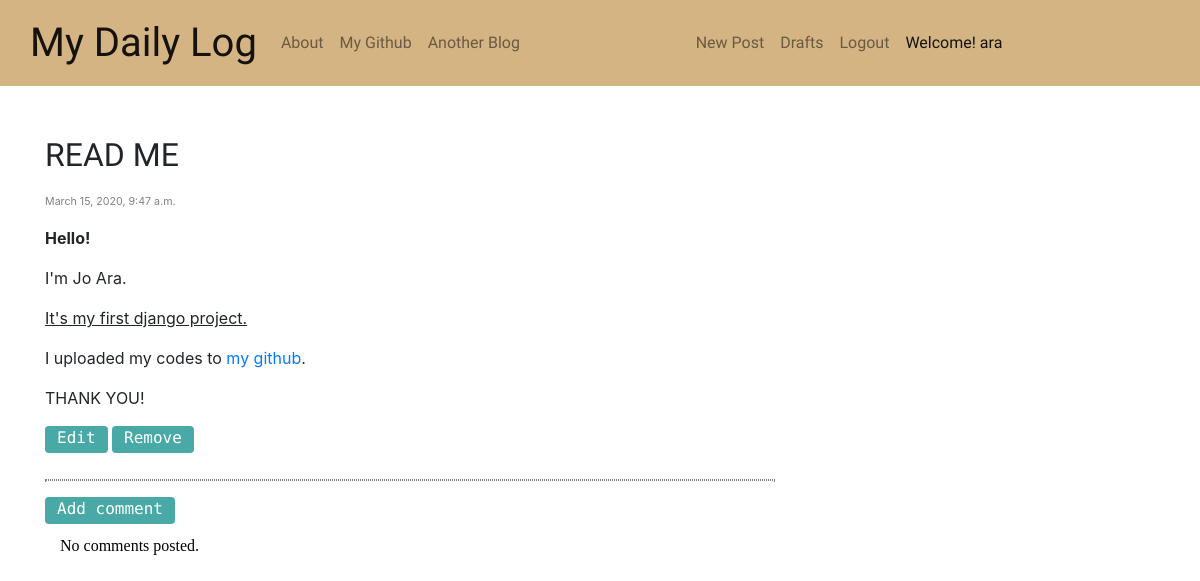
The page /post/34/ (signed in) on the database its author committed.
### blog/models.py (models this page shows, shortened)
class Post(models.Model): # Post는 author, title, text, created_date, published_date로 구성된다.
    author=models.ForeignKey('auth.User', on_delete=models.CASCADE) # author는 파이썬 auth에 있는 User를 외래키로 사용한다.
    title=models.CharField(max_length=200)
    text=models.TextField()
    created_date=models.DateTimeField(default=timezone.now) # created_date는 기본적으로 현재 시간으로 지정된다.
    published_date=models.DateTimeField(blank=True, null=True) # published_date는 후에 publish버튼을 누르면 시간이 지정된다.

### blog/views.py (the view)
# urls.py: path('post/<int:pk>/', views.PostDetailView.as_view(), name='post_detail'),
class PostDetailView(DetailView): # Post detail을 보여주는 view
    model=Post

### blog/templates/blog/post_detail.html
{% extends 'blog/home.html' %}
{% block content %}
<div class="centerstage">
  <h2 class='posttitle'>{{ post.title }}</h2>
  {% if post.published_date %}
    <div class="date postdate">
      {{ post.published_date }}
    </div>
  {% else %}
    <a class="btn btn-primary" href="{% url 'post_publish' pk=post.pk %}">Publish</a>
  {% endif %}
  <p>{{ post.text|safe|linebreaksbr }}</p>
  {% if user.is_authenticated %}
      <a class="btn btn-primary" href="{% url 'post_edit' pk=post.pk %}">Edit</a>
      <a class="btn btn-primary" href="{% url 'post_remove' pk=post.pk %}">Remove</a>
  {% endif %}
<hr>
  <a class="btn btn-primary" href="{% url 'add_comment_to_post' pk=post.pk %}">Add comment</a>
  <div class="container">
    {% for comment in post.comments.all %}
    <br>
    {% if user.is_authenticated or comment.approved_comment %}
    <p class="commentstart"><strong>{{ comment.author }}</strong></p>
      <div class="container">
        {{ comment.text|safe|linebreaks }}
      </div>
      <div class="date postdate">
        {{ comment.created_date }}
      </div>
      {% if not comment.approved_comment %}
          <a class="btn btn-primary" href="{% url 'comment_remove' pk=comment.pk %}">Remove</a>
          <a class="btn btn-primary" href="{% url 'comment_approve' pk=comment.pk %}">Approve</a>
      {% endif %}
    {% endif %}
    {% empty %}
    <p class="nocomment">No comments posted.</p>
    {% endfor %}
  </div>
</div>
{% endblock %}

### blog/templates/blog/home.html (shortened to what this page needs)
<!DOCTYPE html>
{% load static %}
<html lang="en" dir="ltr">
  <head>
    <link rel="stylesheet" href="https://stackpath.bootstrapcdn.com/bootstrap/4.4.1/css/bootstrap.min.css">
    <link rel="stylesheet" href="{% static 'css/blog.css' %}">
    <link rel="stylesheet" href="//cdn.jsdelivr.net/medium-editor/latest/css/medium-editor.min.css" type="text/css" media="screen" charset="utf-8">
  </head>
  <body>
    <nav class="navbar navbar-expand navbar-light">
      <div class="container">
        <a class="titleset navbar-brand" href="{% url 'post_list' %}">My Daily Log</a>
          <div class="collapse navbar-collapse">
            <ul class="nav navbar-nav">
              <li class="navbar-link"><a class="nav-link" href="{% url 'about' %}">About</a></li>
              <li class="navbar-link"><a class="nav-link" href="https://github.com/arajo-hub">My Github</a></li>
              <li class="navbar-link"><a class="nav-link" href="https://blog.naver.com/0424ing">Another Blog</a></li>
            </ul>
          </div>
          {% if user.is_authenticated %}
          <div class="collapse navbar-collapse">
            <ul class="nav navbar-nav">
              <li class="navbar-link"><a class="nav-link" href="{% url 'post_new' %}">New Post</a></li>
              <li class="navbar-link"><a class="nav-link" href="{% url 'post_draft_list' %}">Drafts</a></li>
              <li class="navbar-link"><a class="nav-link" href="{% url 'logout' %}">Logout</a></li>
              <li class="navbar-item"><a class="nav-link active">Welcome! {{ user.username }}</a></li>
            </ul>
          {% else %}
            <ul class="nav navbar-nav">
              <li class="navbar-link"><a class="nav-link" href="{% url 'login' %}">Login</a></li>
            </ul>
          {% endif %}
        </div>
      </div>
    </nav>
    <div class="content container">
      <div class="row">
        <div class="col-md-8">
          {% block content %}{% endblock %}
        </div>
      </div>
    </div>
  </body>
</html>

### blog/static/css/blog.css (style rules this page uses)
.titleset { font-family: 'Limelight', cursive; font-size: 30pt; }
.nav-link { font-family: 'Glegoo', serif; font-size: 12pt; }
.centerstage { margin-top:50px; }
.posttitle, .logintitle, .newcomment, .aboutme { font-family: 'Racing Sans One', cursive; margin-bottom:20px; }
.navbar { background-color: #D4B483; }
.btn { font-family: 'Ubuntu Mono', monospace; weight:15pt; height:20pt; background-color: #48a9a6; padding-top: 0px; margin-bottom:10px; border:None; }
.listtitle, .loginsub, .nocomment, .aboutmetext { font-family: 'Source Serif Pro', serif; color:black; }
.postdate { color:gray; font-size:8pt; margin-bottom:15px; }
hr { border:0.5px dotted gray; }

### rows shown on the page
Post: title "READ ME", published_date "March 15, 2020, 9:47 a.m.", text "Hello! I'm Jo Ara. It's my first django project. I uploaded my codes to my github . THANK YOU!"

### other values the page prints
{{ user.username }} "ara"
